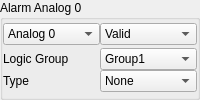
           <widget class="QGroupBox" name="groupBoxAlarmAnalog">
            <property name="title">
             <string>Alarm Analog 0</string>
            </property>
            <layout class="QVBoxLayout" name="verticalLayout_10">
             <property name="spacing">
              <number>0</number>
             </property>
             <property name="leftMargin">
              <number>0</number>
             </property>
             <property name="topMargin">
              <number>0</number>
             </property>
             <property name="rightMargin">
              <number>0</number>
             </property>
             <property name="bottomMargin">
              <number>0</number>
             </property>
             <item>
              <layout class="QHBoxLayout" name="horizontalLayout_27">
               <item>
                <widget class="QComboBox" name="comboBoxAlarmAnalog">
                 <item>
                  <property name="text">
                   <string>Analog 0</string>
                  </property>
                 </item>
                 <item>
                  <property name="text">
                   <string>Analog 1</string>
                  </property>
                 </item>
                </widget>
               </item>
               <item>
                <widget class="QComboBox" name="comboBoxAlarmAnalogValid">
                 <item>
                  <property name="text">
                   <string>Valid</string>
                  </property>
                 </item>
                 <item>
                  <property name="text">
                   <string>Invalid</string>
                  </property>
                 </item>
                </widget>
               </item>
              </layout>
             </item>
             <item>
              <layout class="QHBoxLayout" name="horizontalLayout_3">
               <item>
                <layout class="QVBoxLayout" name="verticalLayout_6">
                 <item>
                  <widget class="QLabel" name="label_25">
                   <property name="text">
                    <string>Logic Group</string>
                   </property>
                   <property name="alignment">
                    <set>Qt::AlignLeading|Qt::AlignLeft|Qt::AlignVCenter</set>
                   </property>
                  </widget>
                 </item>
                 <item>
                  <widget class="QLabel" name="label_26">
                   <property name="text">
                    <string>Type</string>
                   </property>
                   <property name="alignment">
                    <set>Qt::AlignLeading|Qt::AlignLeft|Qt::AlignVCenter</set>
                   </property>
                  </widget>
                 </item>
                </layout>
               </item>
               <item>
                <layout class="QVBoxLayout" name="verticalLayout_7">
                 <item>
                  <widget class="QComboBox" name="comboBoxSoundAlarmAnalogLogicGroup">
                   <item>
                    <property name="text">
                     <string>Group1</string>
                    </property>
                   </item>
                   <item>
                    <property name="text">
                     <string>Group2</string>
                    </property>
                   </item>
                  </widget>
                 </item>
                 <item>
                  <widget class="QComboBox" name="comboBoxAlarmAnalogType">
                   <item>
                    <property name="text">
                     <string>None</string>
                    </property>
                   </item>
                   <item>
                    <property name="text">
                     <string>Gate A</string>
                    </property>
                   </item>
                   <item>
                    <property name="text">
                     <string>Gate B</string>
                    </property>
                   </item>
                   <item>
                    <property name="text">
                     <string>Thickness</string>
                    </property>
                   </item>
                  </widget>
                 </item>
                </layout>
               </item>
              </layout>
             </item>
            </layout>
           </widget>
